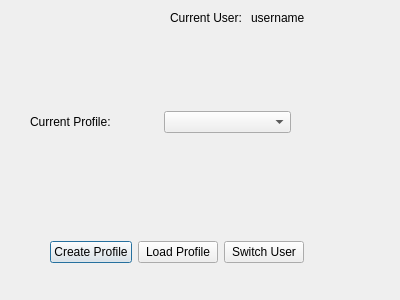
<?xml version="1.0" encoding="UTF-8"?>
<ui version="4.0">
 <class>MainScreen</class>
 <widget class="QDialog" name="MainScreen">
  <property name="geometry">
   <rect>
    <x>0</x>
    <y>0</y>
    <width>400</width>
    <height>300</height>
   </rect>
  </property>
  <property name="windowTitle">
   <string>Dialog</string>
  </property>
  <widget class="QWidget" name="layoutWidget">
   <property name="geometry">
    <rect>
     <x>50</x>
     <y>240</y>
     <width>254</width>
     <height>25</height>
    </rect>
   </property>
   <layout class="QHBoxLayout" name="horizontalLayout">
    <item>
     <widget class="QPushButton" name="createProfileButton">
      <property name="text">
       <string>Create Profile</string>
      </property>
     </widget>
    </item>
    <item>
     <widget class="QPushButton" name="loadProfileButton">
      <property name="text">
       <string>Load Profile</string>
      </property>
     </widget>
    </item>
    <item>
     <widget class="QPushButton" name="switchUserButton">
      <property name="text">
       <string>Switch User</string>
      </property>
     </widget>
    </item>
   </layout>
  </widget>
  <widget class="QWidget" name="layoutWidget">
   <property name="geometry">
    <rect>
     <x>30</x>
     <y>110</y>
     <width>261</width>
     <height>24</height>
    </rect>
   </property>
   <layout class="QHBoxLayout" name="horizontalLayout_2">
    <item>
     <widget class="QLabel" name="currentProfileLabel">
      <property name="text">
       <string>Current Profile:</string>
      </property>
     </widget>
    </item>
    <item>
     <widget class="QComboBox" name="comboBox"/>
    </item>
   </layout>
  </widget>
  <widget class="QWidget" name="layoutWidget">
   <property name="geometry">
    <rect>
     <x>170</x>
     <y>10</y>
     <width>156</width>
     <height>16</height>
    </rect>
   </property>
   <layout class="QHBoxLayout" name="horizontalLayout_3">
    <item>
     <widget class="QLabel" name="currentUserLabel">
      <property name="text">
       <string>Current User:</string>
      </property>
     </widget>
    </item>
    <item>
     <widget class="QLabel" name="showUsernameLabel">
      <property name="text">
       <string>username</string>
      </property>
     </widget>
    </item>
   </layout>
  </widget>
 </widget>
 <resources/>
 <connections/>
</ui>
